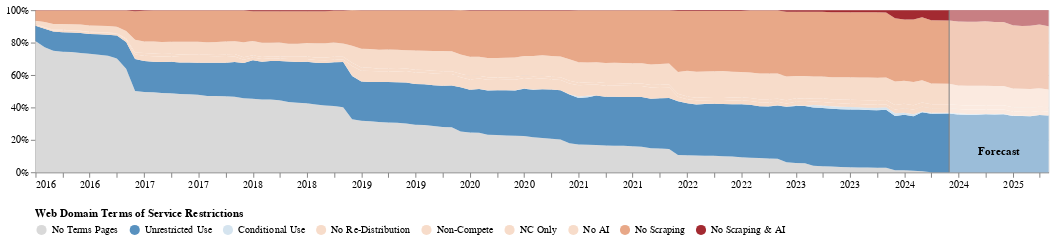

The code cell stored with this chart in its notebook:
### Markdown cell above
## Plot Temporal ToS Area Chart + Forecast

### Code cell
ORDERED_STATUSES = [
    "No Terms Pages", "Unrestricted Use", "Conditional Use", "No Re-Distribution", "Non-Compete", "NC Only", "No AI", "No Scraping", "No Scraping & AI"
]

STATUS_COLORS = {
    "No Terms Pages": "#d9d9d9",
    "Unrestricted Use": "#5891bf",
    "Conditional Use": "#d5e4ef",
    "No Re-Distribution": "#f7dcca",
    "Non-Compete": "#f7dcca",
    "NC Only": "#f7dcca",
    "No AI": "#f7dcca",
    "No Scraping": "#e8a888",
    "No Scraping & AI": "#a32a31"
}

# 'No Terms Pages' 'Unrestricted Use' 'No Scraping + NC Only'
#  'Conditional Use' 'NC Only' 'No Scraping' 'No Scraping & AI + NC Only'
#  'No Scraping & AI' 'No AI']


df = tos_summary_df.copy()
# print(df["status"].unique())


chart_tos = forecasting_util.plot_and_forecast_tos_sarima(
    df,
    period_col="period",
    status_col="status",
    val_col="tokens",  # "count" / "tokens"
    title="",
    ordered_statuses=ORDERED_STATUSES,
    status_colors=STATUS_COLORS,
    order=ORDER,
    seasonal_order=SEASONAL_ORDER,
    configure=False,
    legend_title="Web Domain Terms of Service Restrictions",
    **PLOT_KWARGS
)

#chart_tos.save(
#    "TOS_%s.png" % (ANALYSIS_TYPE),
#    ppi=300
#)

chart_tos

### Figure 1 — Vega-Lite specification as saved in the notebook (floating-point values rounded to 4 significant figures; data arrays with more than 128 entries replaced by an {"elided": "..."} marker saying what was removed)
{"config": {"title": {"font": "Times New Roman"}, "axis": {"labelFont": "Times New Roman", "titleFont": "Times New Roman"}, "header": {"labelFont": "Times New Roman", "titleFont": "Times New Roman"}, "legend": {"labelFont": "Times New Roman", "titleFont": "Times New Roman"}, "text": {"font": "Times New Roman"}}, "layer": [{"data": {"name": "data-5a868b5fb95e1da5433a2971f7eef5ed"}, "mark": {"type": "area"}, "encoding": {"color": {"field": "status", "legend": {"orient": "bottom", "titleLimit": 0}, "scale": {"domain": ["No Terms Pages", "Unrestricted Use", "Conditional Use", "No Re-Distribution", "Non-Compete", "NC Only", "No AI", "No Scraping", "No Scraping & AI"], "range": ["#d9d9d9", "#5891bf", "#d5e4ef", "#f7dcca", "#f7dcca", "#f7dcca", "#f7dcca", "#e8a888", "#a32a31"]}, "title": "Web Domain Terms of Service Restrictions", "type": "nominal"}, "order": {"field": "order", "type": "quantitative"}, "x": {"axis": {"format": "%Y", "title": ""}, "field": "period", "type": "temporal"}, "y": {"axis": {"format": "%", "title": ""}, "field": "percentage", "scale": {"domain": [0, 1]}, "type": "quantitative"}}}, {"data": {"name": "data-4f53cda18c2baa0c0354bb5f9a3ecbe5"}, "mark": {"type": "rule", "color": "black"}, "encoding": {"x": {"field": "period", "type": "temporal"}, "y": {"value": -20}, "y2": {"value": 160}}}, {"data": {"name": "data-4f53cda18c2baa0c0354bb5f9a3ecbe5"}, "mark": {"type": "point", "color": "black"}, "encoding": {"x": {"field": "period", "type": "temporal"}, "y": {"value": -20}}}, {"data": {"name": "data-4f53cda18c2baa0c0354bb5f9a3ecbe5"}, "mark": {"type": "text", "align": "left", "baseline": "middle", "color": "black", "dx": 10, "dy": 0, "fontSize": 14}, "encoding": {"text": {"field": "label", "type": "nominal"}, "x": {"field": "period", "type": "temporal"}, "y": {"value": -20}}}, {"data": {"name": "data-f0b0bf0c2a8d0ced0c09906c1619ad4c"}, "mark": {"type": "rect", "color": "white", "opacity": 0.4}, "encoding": {"x": {"field": "start", "title": "", "type": "temporal"}, "x2": {"field": "end"}}}, {"data": {"name": "data-d46e70ea25a0240641ad89bcfe05bef1"}, "mark": {"type": "rule", "color": "gray"}, "encoding": {"x": {"field": "period", "type": "temporal"}}}, {"data": {"name": "data-4f68c5dffeb6c9174ae0ba2a276515db"}, "mark": {"type": "text", "align": "center", "baseline": "middle", "color": "black", "dx": 0, "dy": 140, "fontWeight": "bold"}, "encoding": {"text": {"field": "text", "type": "nominal"}, "x": {"field": "date", "type": "temporal"}, "y": {"value": 0}}}], "height": 160, "title": "", "width": 1000, "$schema": "https://vega.github.io/schema/vega-lite/v5.17.0.json", "datasets": {"data-5a868b5fb95e1da5433a2971f7eef5ed": {"elided": "1008 records"}, "data-4f53cda18c2baa0c0354bb5f9a3ecbe5": [], "data-f0b0bf0c2a8d0ced0c09906c1619ad4c": [{"start": "2024-05-31T00:00:00", "end": "2025-04-30T00:00:00"}], "data-d46e70ea25a0240641ad89bcfe05bef1": [{"period": "2024-05-31T00:00:00"}], "data-4f68c5dffeb6c9174ae0ba2a276515db": [{"date": "2024-11-14T00:00:00", "text": "Forecast"}]}}
